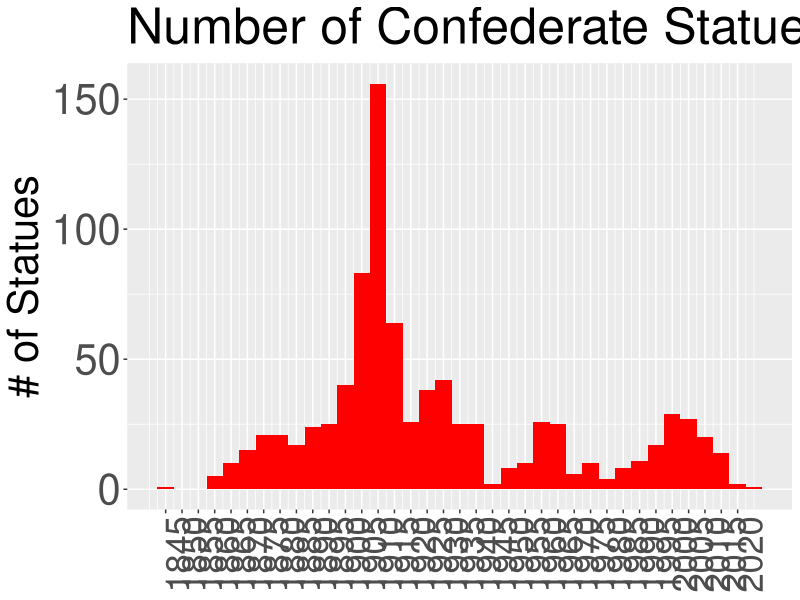

This figure's R source:
## ---- chunk 1
# Set default chunk output
knitr::opts_chunk$set(
  echo = FALSE, message = FALSE, warning = FALSE,
  tidy = FALSE, results = "asis"
)

library(tidyverse)
## ---- chunk 2
all_dates = read.csv("data/confederate_statue_dates.csv") %>% as_tibble()
## ---- chunk 3
all_dates %>%
  ggplot(aes(x = year)) +
  geom_histogram(binwidth = 5, fill = "red") +
  scale_x_continuous(breaks = seq(min(all_dates$year), max(all_dates$year), by = 5)) +
  theme(axis.title.x = element_blank(),
        axis.text.x = element_text(size=25, angle = 90),
        axis.text.y = element_text(size=30),
        title = element_text(size=30)) +
  ylab("# of Statues") +
  ggtitle("Number of Confederate Statues Over Time")
